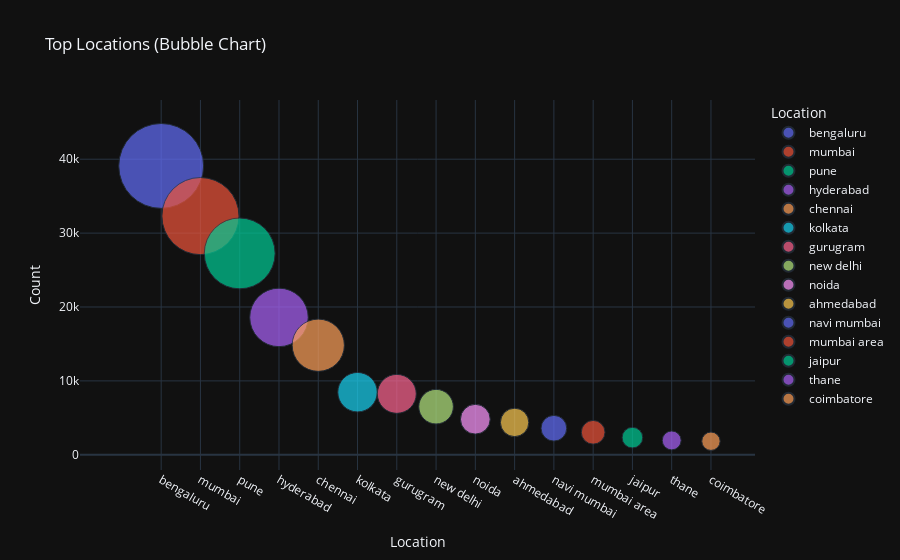

Notebook code cell kept with this figure:
### Markdown cell above
**e. Most Popular Job Locations**

### Code cell
import plotly.express as px

locations_count = df_pd['processed_location'].value_counts().reset_index()
locations_count.columns = ['Location', 'Count']

fig = px.scatter(locations_count.head(15), x='Location', y='Count', size='Count', color='Location', 
                 title="Top Locations (Bubble Chart)", 
                 size_max=60, template="plotly_dark")
fig.show()

### Figure 1 — Plotly figure (JSON) as saved in the notebook; plotly's stock layout.template omitted (floating-point values rounded to 4 significant figures)
{"data": [{"hovertemplate": "Location=%{x}<br>Count=%{marker.size}<extra></extra>", "legendgroup": "bengaluru", "marker": {"color": "#636efa", "size": [39090], "sizemode": "area", "sizeref": 10.86, "symbol": "circle"}, "mode": "markers", "name": "bengaluru", "orientation": "v", "showlegend": true, "type": "scatter", "x": ["bengaluru"], "xaxis": "x", "y": [39090], "yaxis": "y"}, {"hovertemplate": "Location=%{x}<br>Count=%{marker.size}<extra></extra>", "legendgroup": "mumbai", "marker": {"color": "#EF553B", "size": [32304], "sizemode": "area", "sizeref": 10.86, "symbol": "circle"}, "mode": "markers", "name": "mumbai", "orientation": "v", "showlegend": true, "type": "scatter", "x": ["mumbai"], "xaxis": "x", "y": [32304], "yaxis": "y"}, {"hovertemplate": "Location=%{x}<br>Count=%{marker.size}<extra></extra>", "legendgroup": "pune", "marker": {"color": "#00cc96", "size": [27254], "sizemode": "area", "sizeref": 10.86, "symbol": "circle"}, "mode": "markers", "name": "pune", "orientation": "v", "showlegend": true, "type": "scatter", "x": ["pune"], "xaxis": "x", "y": [27254], "yaxis": "y"}, {"hovertemplate": "Location=%{x}<br>Count=%{marker.size}<extra></extra>", "legendgroup": "hyderabad", "marker": {"color": "#ab63fa", "size": [18592], "sizemode": "area", "sizeref": 10.86, "symbol": "circle"}, "mode": "markers", "name": "hyderabad", "orientation": "v", "showlegend": true, "type": "scatter", "x": ["hyderabad"], "xaxis": "x", "y": [18592], "yaxis": "y"}, {"hovertemplate": "Location=%{x}<br>Count=%{marker.size}<extra></extra>", "legendgroup": "chennai", "marker": {"color": "#FFA15A", "size": [14827], "sizemode": "area", "sizeref": 10.86, "symbol": "circle"}, "mode": "markers", "name": "chennai", "orientation": "v", "showlegend": true, "type": "scatter", "x": ["chennai"], "xaxis": "x", "y": [14827], "yaxis": "y"}, {"hovertemplate": "Location=%{x}<br>Count=%{marker.size}<extra></extra>", "legendgroup": "kolkata", "marker": {"color": "#19d3f3", "size": [8474], "sizemode": "area", "sizeref": 10.86, "symbol": "circle"}, "mode": "markers", "name": "kolkata", "orientation": "v", "showlegend": true, "type": "scatter", "x": ["kolkata"], "xaxis": "x", "y": [8474], "yaxis": "y"}, {"hovertemplate": "Location=%{x}<br>Count=%{marker.size}<extra></extra>", "legendgroup": "gurugram", "marker": {"color": "#FF6692", "size": [8245], "sizemode": "area", "sizeref": 10.86, "symbol": "circle"}, "mode": "markers", "name": "gurugram", "orientation": "v", "showlegend": true, "type": "scatter", "x": ["gurugram"], "xaxis": "x", "y": [8245], "yaxis": "y"}, {"hovertemplate": "Location=%{x}<br>Count=%{marker.size}<extra></extra>", "legendgroup": "new delhi", "marker": {"color": "#B6E880", "size": [6511], "sizemode": "area", "sizeref": 10.86, "symbol": "circle"}, "mode": "markers", "name": "new delhi", "orientation": "v", "showlegend": true, "type": "scatter", "x": ["new delhi"], "xaxis": "x", "y": [6511], "yaxis": "y"}, {"hovertemplate": "Location=%{x}<br>Count=%{marker.size}<extra></extra>", "legendgroup": "noida", "marker": {"color": "#FF97FF", "size": [4816], "sizemode": "area", "sizeref": 10.86, "symbol": "circle"}, "mode": "markers", "name": "noida", "orientation": "v", "showlegend": true, "type": "scatter", "x": ["noida"], "xaxis": "x", "y": [4816], "yaxis": "y"}, {"hovertemplate": "Location=%{x}<br>Count=%{marker.size}<extra></extra>", "legendgroup": "ahmedabad", "marker": {"color": "#FECB52", "size": [4383], "sizemode": "area", "sizeref": 10.86, "symbol": "circle"}, "mode": "markers", "name": "ahmedabad", "orientation": "v", "showlegend": true, "type": "scatter", "x": ["ahmedabad"], "xaxis": "x", "y": [4383], "yaxis": "y"}, {"hovertemplate": "Location=%{x}<br>Count=%{marker.size}<extra></extra>", "legendgroup": "navi mumbai", "marker": {"color": "#636efa", "size": [3594], "sizemode": "area", "sizeref": 10.86, "symbol": "circle"}, "mode": "markers", "name": "navi mumbai", "orientation": "v", "showlegend": true, "type": "scatter", "x": ["navi mumbai"], "xaxis": "x", "y": [3594], "yaxis": "y"}, {"hovertemplate": "Location=%{x}<br>Count=%{marker.size}<extra></extra>", "legendgroup": "mumbai area", "marker": {"color": "#EF553B", "size": [3048], "sizemode": "area", "sizeref": 10.86, "symbol": "circle"}, "mode": "markers", "name": "mumbai area", "orientation": "v", "showlegend": true, "type": "scatter", "x": ["mumbai area"], "xaxis": "x", "y": [3048], "yaxis": "y"}, {"hovertemplate": "Location=%{x}<br>Count=%{marker.size}<extra></extra>", "legendgroup": "jaipur", "marker": {"color": "#00cc96", "size": [2323], "sizemode": "area", "sizeref": 10.86, "symbol": "circle"}, "mode": "markers", "name": "jaipur", "orientation": "v", "showlegend": true, "type": "scatter", "x": ["jaipur"], "xaxis": "x", "y": [2323], "yaxis": "y"}, {"hovertemplate": "Location=%{x}<br>Count=%{marker.size}<extra></extra>", "legendgroup": "thane", "marker": {"color": "#ab63fa", "size": [1946], "sizemode": "area", "sizeref": 10.86, "symbol": "circle"}, "mode": "markers", "name": "thane", "orientation": "v", "showlegend": true, "type": "scatter", "x": ["thane"], "xaxis": "x", "y": [1946], "yaxis": "y"}, {"hovertemplate": "Location=%{x}<br>Count=%{marker.size}<extra></extra>", "legendgroup": "coimbatore", "marker": {"color": "#FFA15A", "size": [1838], "sizemode": "area", "sizeref": 10.86, "symbol": "circle"}, "mode": "markers", "name": "coimbatore", "orientation": "v", "showlegend": true, "type": "scatter", "x": ["coimbatore"], "xaxis": "x", "y": [1838], "yaxis": "y"}], "layout": {"legend": {"itemsizing": "constant", "title": {"text": "Location"}, "tracegroupgap": 0}, "title": {"text": "Top Locations (Bubble Chart)"}, "xaxis": {"anchor": "y", "categoryarray": ["bengaluru", "mumbai", "pune", "hyderabad", "chennai", "kolkata", "gurugram", "new delhi", "noida", "ahmedabad", "navi mumbai", "mumbai area", "jaipur", "thane", "coimbatore"], "categoryorder": "array", "domain": [0, 1], "title": {"text": "Location"}}, "yaxis": {"anchor": "x", "domain": [0, 1], "title": {"text": "Count"}}}}
